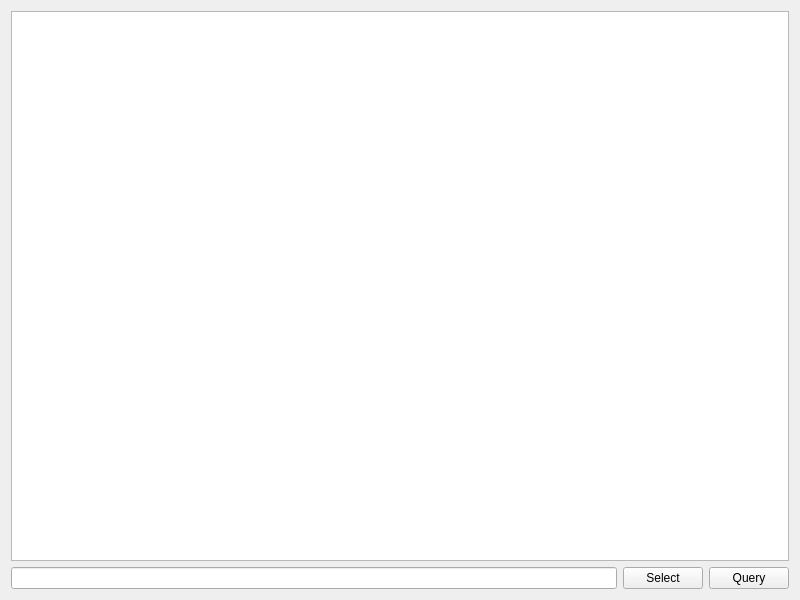
<?xml version="1.0" encoding="UTF-8"?>
<ui version="4.0">
 <class>TeaDbGui</class>
 <widget class="QWidget" name="TeaDbGui">
  <property name="geometry">
   <rect>
    <x>0</x>
    <y>0</y>
    <width>800</width>
    <height>600</height>
   </rect>
  </property>
  <property name="windowTitle">
   <string>TeaDb</string>
  </property>
  <layout class="QGridLayout" name="gridLayout">
   <item row="0" column="0">
    <layout class="QVBoxLayout" name="verticalLayout">
     <item>
      <widget class="QTableView" name="tblTop10Similar">
       <property name="maximumSize">
        <size>
         <width>1205</width>
         <height>823</height>
        </size>
       </property>
       <property name="sizeAdjustPolicy">
        <enum>QAbstractScrollArea::AdjustToContents</enum>
       </property>
      </widget>
     </item>
     <item>
      <layout class="QHBoxLayout" name="horizontalLayout">
       <item>
        <widget class="QLineEdit" name="txtQueryFile"/>
       </item>
       <item>
        <widget class="QPushButton" name="btnSelect">
         <property name="text">
          <string>Select</string>
         </property>
        </widget>
       </item>
       <item>
        <widget class="QPushButton" name="btnQuery">
         <property name="text">
          <string>Query</string>
         </property>
        </widget>
       </item>
      </layout>
     </item>
    </layout>
   </item>
  </layout>
 </widget>
 <resources/>
 <connections/>
</ui>
